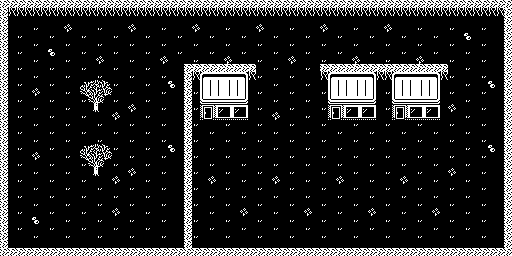

Tiled map render using the project's own tile images. Description and the whole map definition, tile-layer contents included, below:
An orthogonal 8x4 tile map with 64x64 px tiles, 1 tile layer (LEVEL00), 15 hidden layers not drawn.

<map version="1.0" orientation="orthogonal" renderorder="right-down" width="8" height="4" tilewidth="64" tileheight="64" nextobjectid="1">
 <tileset firstgid="1" name="blockset" tilewidth="64" tileheight="64" tilecount="16" columns="4">
  <image source="blockset.png" width="256" height="256" />
 </tileset>
 <layer name="LEVEL00" width="8" height="4">
  <data encoding="csv">
1,2,2,2,2,2,2,3,
4,10,6,16,5,16,16,6,
4,10,6,5,5,5,5,6,
7,8,9,8,8,8,8,9
</data>
 </layer>
 <layer name="LEVEL01" width="8" height="4" visible="0">
  <data encoding="csv">
1,2,2,2,2,2,2,3,
4,6,16,16,4,10,10,15,
1,3,5,8,1,2,5,6,
7,8,8,8,8,8,8,9
</data>
 </layer>
 <layer name="LEVEL02" width="8" height="4" visible="0">
  <data encoding="csv">
1,2,2,2,2,2,2,3,
4,6,16,16,16,4,5,15,
1,3,5,5,5,1,5,15,
7,8,8,8,8,8,8,9
</data>
 </layer>
 <layer name="LEVEL03" width="8" height="4" visible="0">
  <data encoding="csv">
1,12,12,12,2,2,2,3,
4,14,11,14,1,16,3,6,
4,14,11,11,7,5,9,6,
7,13,13,13,8,8,8,9
</data>
 </layer>
 <layer name="LEVEL04" width="8" height="4" visible="0">
  <data encoding="csv">
1,16,2,12,12,2,16,3,
4,10,4,14,14,6,10,6,
4,10,1,12,12,3,10,6,
7,8,8,13,13,8,8,9
</data>
 </layer>
 <layer name="LEVEL05" width="8" height="4" visible="0">
  <data encoding="csv">
1,2,2,2,2,2,2,3,
4,14,4,16,1,3,14,15,
4,11,7,8,4,15,14,15,
7,13,13,13,8,8,8,9
</data>
 </layer>
 <layer name="LEVEL06" width="8" height="4" visible="0">
  <data encoding="csv">
1,16,2,3,2,2,16,3,
4,5,10,5,5,5,10,15,
1,2,2,5,10,2,2,3,
7,8,8,9,8,8,8,9
</data>
 </layer>
 <layer name="LEVEL07" width="8" height="4" visible="0">
  <data encoding="csv">
1,2,2,2,2,2,2,3,
4,16,3,5,5,1,16,6,
4,5,9,12,12,7,5,6,
7,8,8,8,8,8,8,9
</data>
 </layer>
 <layer name="LEVEL08" width="8" height="4" visible="0">
  <data encoding="csv">
1,2,2,2,2,2,2,3,
4,16,2,5,3,5,3,6,
4,10,5,7,9,5,9,6,
7,8,8,8,8,8,8,9
</data>
 </layer>
 <layer name="LEVEL09" width="8" height="4" visible="0">
  <data encoding="csv">
1,2,2,2,2,2,2,3,
4,1,2,16,16,2,10,6,
4,10,8,8,8,8,9,6,
7,8,8,8,8,8,8,9
</data>
 </layer>
 <layer name="LEVEL10" width="8" height="4" visible="0">
  <data encoding="csv">
1,3,16,3,16,3,16,3,
4,5,5,15,5,5,5,15,
4,15,5,5,5,15,5,6,
7,9,8,9,8,9,8,9
</data>
 </layer>
 <layer name="LEVEL11" width="8" height="4" visible="0">
  <data encoding="csv">
1,1,2,2,2,2,2,3,
4,2,16,4,16,1,16,6,
4,7,8,4,5,7,8,15,
7,8,8,8,8,7,8,9
</data>
 </layer>
 <layer name="LEVEL12" width="8" height="4" visible="0">
  <data encoding="csv">
1,1,2,2,2,2,2,3,
4,4,16,7,9,16,3,6,
4,7,8,8,8,8,9,6,
7,8,8,8,8,8,8,9
</data>
 </layer>
 <layer name="LEVEL13" width="8" height="4" visible="0">
  <data encoding="csv">
1,16,1,16,1,16,2,3,
4,5,4,5,4,5,5,6,
4,2,4,5,5,3,11,15,
7,8,8,8,7,9,13,9
</data>
 </layer>
 <layer name="LEVEL14" width="8" height="4" visible="0">
  <data encoding="csv">
1,2,2,2,2,2,2,3,
7,9,16,2,16,3,10,15,
4,5,5,8,8,9,10,15,
7,8,8,8,8,8,8,9
</data>
 </layer>
 <layer name="LEVEL15" width="8" height="4" visible="0">
  <data encoding="csv">
1,16,1,16,1,16,1,3,
4,8,4,8,4,8,4,15,
4,10,5,10,5,10,5,15,
7,8,8,8,8,8,8,9
</data>
 </layer>
</map>
